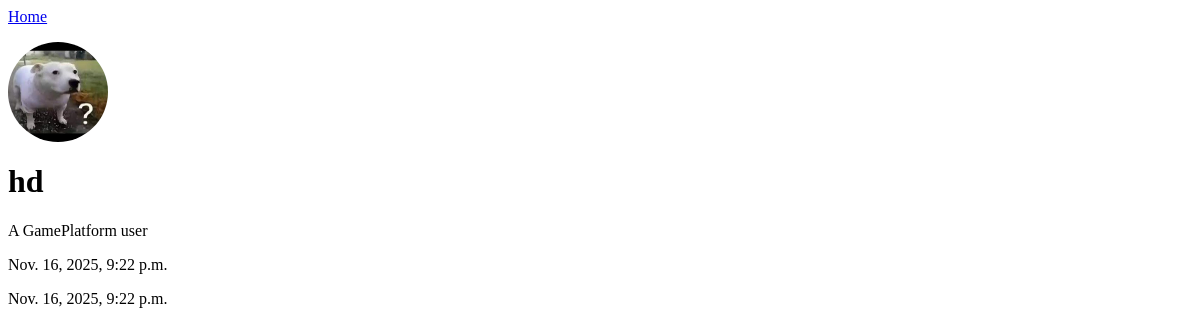
Page /profile/1/ on the earlier database version.
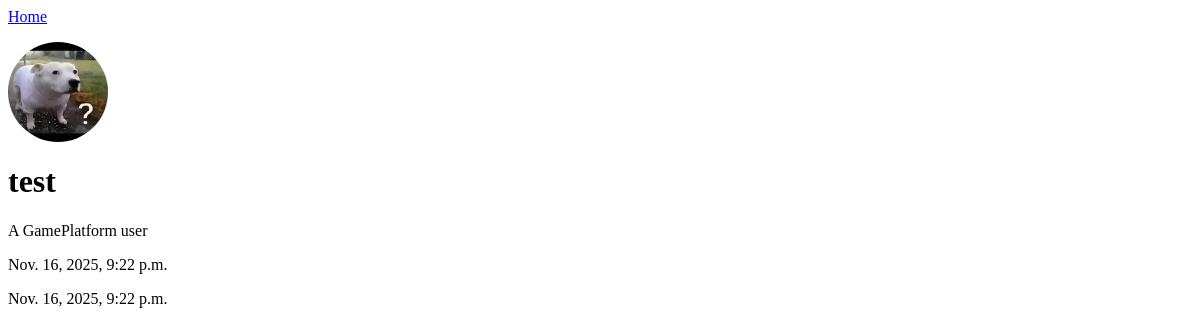
Same page on the later database version.
### GamePlatformApp/models.py (models this page shows)
class User(AbstractUser):
    profile_picture = models.ImageField(upload_to='img/', default = 'profile.jpg')
    bio = models.CharField(max_length=250, default='A GamePlatform user')
    created_at = models.DateTimeField(auto_now_add=True)
    updated_at = models.DateTimeField(auto_now=True)

### GamePlatformApp/views.py (the view)
# urls.py: path('profile/<int:pk>/', UserProfileView.as_view(), name="user-profile")
class UserProfileView(DetailView):
    model = User
    template_name = 'GamePlatformApp/users/profile.html'
    context_object_name = 'profile_user'

### templates/GamePlatformApp/users/profile.html (shortened to what this page needs)
<p><a href = "{% url 'home' %}">Home</a></p>
<img src = "{{ profile_user.profile_picture.url }}"></img>
<h1>{{ profile_user.username }}</h1>
<p>{{ profile_user.bio }}</p>
<p>{{ profile_user.created_at }}</p>
<p>{{ profile_user.updated_at }}</p>

### templates/GamePlatformApp/users/profile.html (style rules this page uses)
img { border-radius: 50%; height: 100px; width: 100px; }

Differences in the rows shown:
changed User "A GamePlatform user": username "hd" → "test"
